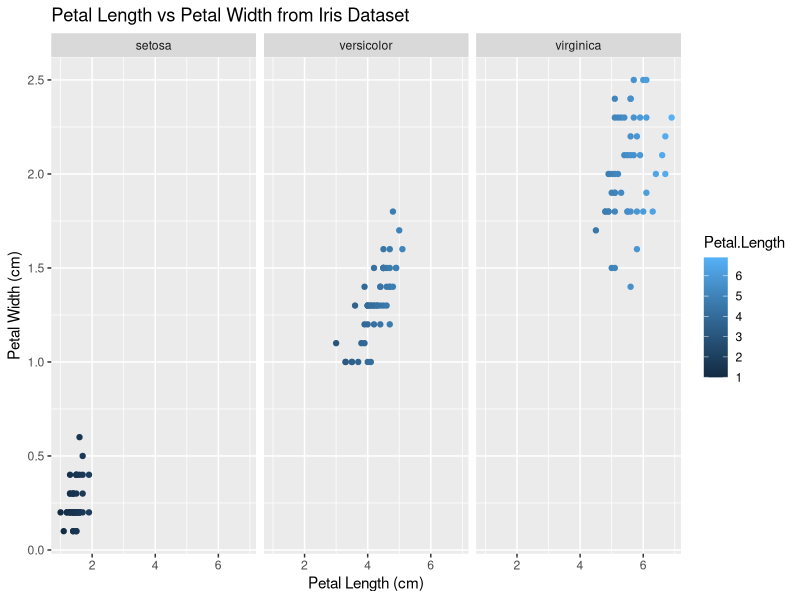

Generate this figure with R:
## ---- chunk 1
knitr::opts_chunk$set(echo = TRUE)
## ---- chunk 2
# loading tidyverse
library(tidyverse)

# scatterplot

scatteriris = ggplot(iris, aes(x = Petal.Length, y = Petal.Width)) +
  geom_point(aes(color = Petal.Length)) +
  labs(x = "Petal Length (cm)", y = "Petal Width (cm)", title = "Petal Length vs Petal Width from Iris Dataset") + 
  facet_wrap(~ Species)
  


scatteriris
